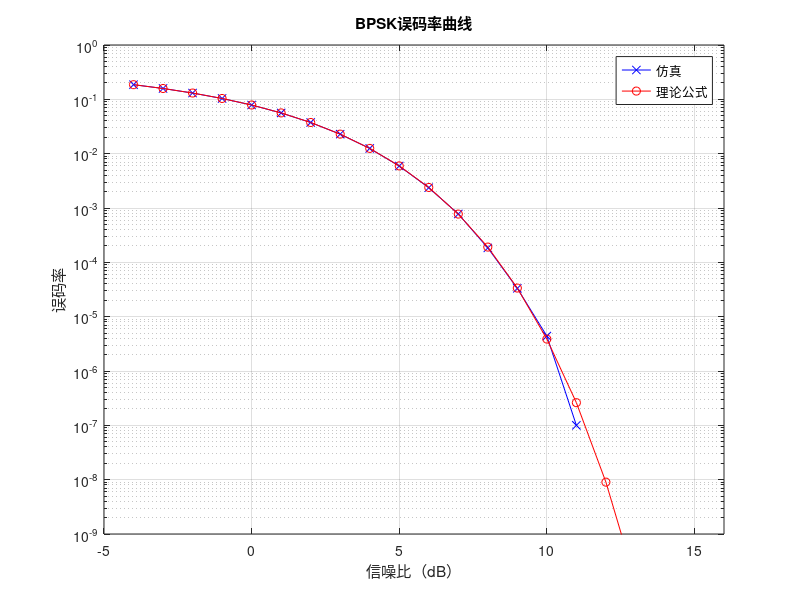

Here is the MATLAB script that generated this plot:
function errorRate()
    clear
    clc

    SNR=-4:1:15;
    snr=10.^(SNR/10);
    N=10^7;
    M=2;
    x=randi([0,1],1,N);
    y=pskmod(x,M);

    for i=1:length(SNR)
        N0=1/2/snr(i);
        N0_dB=10*log10(N0);
        ni=wgn(1,N,N0_dB);

        yAn=y+ni;
        yA=pskdemod(yAn,M);
        bit_A=length(find(x~=yA));
        BPSK_s_AWGN(i)=bit_A/N;

    end
    BPSK_t_AWGN=1/2*erfc(sqrt(snr));%AWGN信道下BPSK理论误码率

    %绘制图形
    figure;
    semilogy(SNR,BPSK_s_AWGN,'-bx');hold on;
    semilogy(SNR,BPSK_t_AWGN,'-ro');hold on;
    axis([-5,16,10^-9,1]);
    grid on
    legend('仿真','理论公式');
    title('BPSK误码率曲线');
    xlabel('信噪比（dB）');
    ylabel('误码率');

